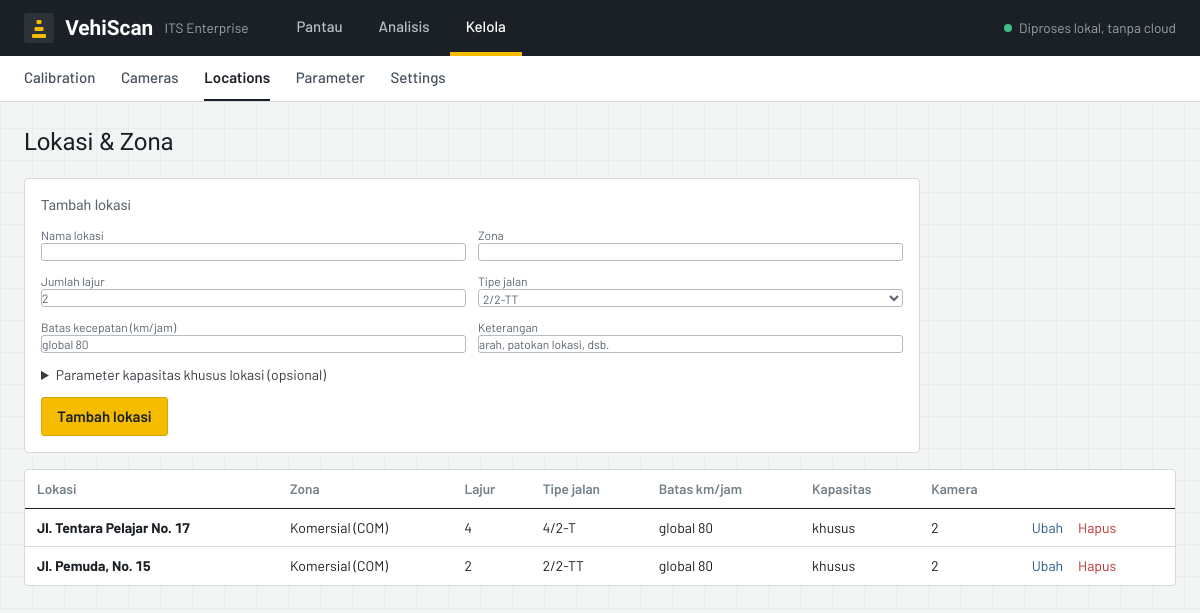
/locations, run on the app's committed database.
### tables this page shows
CREATE TABLE locations(id INTEGER PRIMARY KEY, name TEXT, zone TEXT, lanes INTEGER, road_type TEXT, note TEXT, speed_limit REAL, c0 REAL, fcw REAL, fcsp REAL, fcsf REAL, fccs REAL, lane_w REAL, split TEXT, pop REAL, f_chs REAL, khs TEXT, lbe TEXT);

### src/api/routes/manage.py (the view)
@router.get("/locations", response_class=HTMLResponse)
def locations(request: Request):
    rows = db.q("SELECT l.*, (SELECT COUNT(*) FROM cameras c WHERE c.location_id=l.id) AS n_cam FROM locations l ORDER BY l.id")
    return page(request, "locations.html", rows=rows, road_types=ROAD_TYPES, D=glob())

### templates/locations.html (shortened to what this page needs)
{% extends "base.html" %}{% block title %}Locations{% endblock %}{% block heading %}Lokasi & Zona{% endblock %}
{% block content %}
{% macro fields() %}
<div class="grid sm:grid-cols-2 gap-3">
 <label class="text-xs text-gray-400">Nama lokasi<input name="name" required class="w-full"></label>
 <label class="text-xs text-gray-400">Zona<input name="zone" class="w-full"></label>
 <label class="text-xs text-gray-400">Jumlah lajur<input name="lanes" type="number" min="1" max="12" value="2" class="w-full"></label>
 <label class="text-xs text-gray-400">Tipe jalan<select name="road_type" class="w-full">{% for t in road_types %}<option>{{t}}</option>{% endfor %}</select></label>
 <label class="text-xs text-gray-400">Batas kecepatan (km/jam)<input name="speed_limit" type="number" step="any" placeholder="global {{ '%g' % D.speed_limit }}" class="w-full"></label>
 <label class="text-xs text-gray-400">Keterangan<input name="note" placeholder="arah, patokan lokasi, dsb." class="w-full"></label></div>
<details class="mt-3"><summary class="text-sm text-gray-300">Parameter kapasitas khusus lokasi (opsional)</summary>
  </details>
{% endmacro %}
<form method="post" action="/locations" class="card p-4 mb-4 max-w-4xl"><h2 class="text-sm text-gray-400 mb-3">Tambah lokasi</h2>{{ fields() }}<div class="mt-3"><button class="btn">Tambah lokasi</button></div></form>
<div class="card overflow-x-auto"><table class="w-full text-sm"><thead><tr><th>Lokasi</th><th>Zona</th><th>Lajur</th><th>Tipe jalan</th><th>Batas km/jam</th><th>Kapasitas</th><th>Kamera</th><th></th></tr></thead><tbody>
{% for r in rows %}{% set custom = r.lane_w is not none or r.split is not none or r.pop is not none or r.f_chs is not none or r.khs is not none or r.lbe is not none %}
<tr><td><b>{{ r.name }}</b>{% if r.note %}<div class="text-xs text-gray-500">{{ r.note }}</div>{% endif %}</td><td>{{ r.zone }}</td><td>{{ r.lanes }}</td><td>{{ r.road_type }}</td>
<td>{{ r.speed_limit if r.speed_limit is not none else 'global ' ~ ('%g' % D.speed_limit) }}</td><td>{{ 'khusus' if custom else 'default' }}</td><td>{{ r.n_cam }}</td>
<td class="whitespace-nowrap space-x-3"><button type="button" class="text-brand text-sm" data-row='{{ r|tojson }}' onclick="openEdit(this)">Ubah</button>
<form method="post" action="/locations/{{ r.id }}/delete" class="inline" onsubmit="return confirm('Hapus lokasi ini?')"><button class="text-red-400 text-sm">Hapus</button></form></td></tr>
{% else %}<tr><td colspan="8" class="text-gray-500">Belum ada lokasi.</td></tr>{% endfor %}</tbody></table></div>
{% endblock %}

### static/css/style.css (style rules this page uses)
:root { --paper:#F3F5F4; --sheet:#FFFFFF; --ink:#1B2026; --ink-2:#47515B; --ink-3:#74808A; --rule:#D4DADD; --rule-2:#B3BCC2; --marka:#F6BD00; --marka-edge:#D9A400; --bp:#2A5B88; --bp-tint:#E7EEF5; --ok:#1F8A5B; --warn:#8F5F00; --bad:#B93434; --los-a:#1F9D6B; --los-b:#74B03B; --los-c:#E0A800; --los-d:#E67E22; --los-e:#D64541; --los-f:#8C2F4B; --cls-sm:#2A5B88; --cls-mp:#3E8E8A; --cls-ks:#D99A00; --cls-kb:#B5502F; --cls-bb:#7A4B8C; --font-body:"Barlow",system-ui,"Segoe UI",Roboto,sans-serif; --font-display:"Barlow Semi Condensed","Barlow",system-ui,"Segoe UI",sans-serif; }
html { background:var(--paper) }
body { font-family:var(--font-body);font-size:15px;line-height:1.5;color:var(--ink);background-color:var(--paper); background-image:linear-gradient(rgba(27,32,38,.035) 1px,transparent 1px),linear-gradient(90deg,rgba(27,32,38,.035) 1px,transparent 1px);background-size:32px 32px }
h1,h2,.text-3xl,.text-2xl { font-family:var(--font-display);letter-spacing:-.005em }
h2 { font-weight:600 }
.card { background:var(--sheet);border:1px solid var(--rule);border-radius:4px }
th { text-align:left;color:var(--ink-3);font-weight:600;font-size:.85rem;padding:.55rem .75rem;border-bottom:1.5px solid var(--ink) }
td { padding:.55rem .75rem;border-top:1px solid var(--rule);font-variant-numeric:tabular-nums }
tbody tr:first-child td { border-top:0 }
input,select,textarea { background:#fff;border:1px solid var(--rule-2);border-radius:3px;padding:.45rem .65rem;color:var(--ink);font:inherit;max-width:100% }
::placeholder { color:var(--ink-3) }
.btn { background:var(--marka);color:var(--ink);font-weight:600;padding:.45rem .95rem;border-radius:3px;border:1px solid var(--marka-edge);display:inline-block;cursor:pointer;text-decoration:none }
summary { cursor:pointer }

### data on the page
locations: name "Jl. Tentara Pelajar No. 17", zone "Komersial (COM)", lanes "4", road_type "4/2-T", speed_limit "global 80", value "khusus", n_cam "2"
locations: name "Jl. Pemuda, No. 15", zone "Komersial (COM)", lanes "2", road_type "2/2-TT", speed_limit "global 80", value "khusus", n_cam "2"

### other printed values
{{ g[0] }} "Pantau" "Analisis" "Kelola"
{{ label }} "Calibration" "Cameras" "Locations" "Parameter" "Settings"
form field road_type "2/2-TT"
